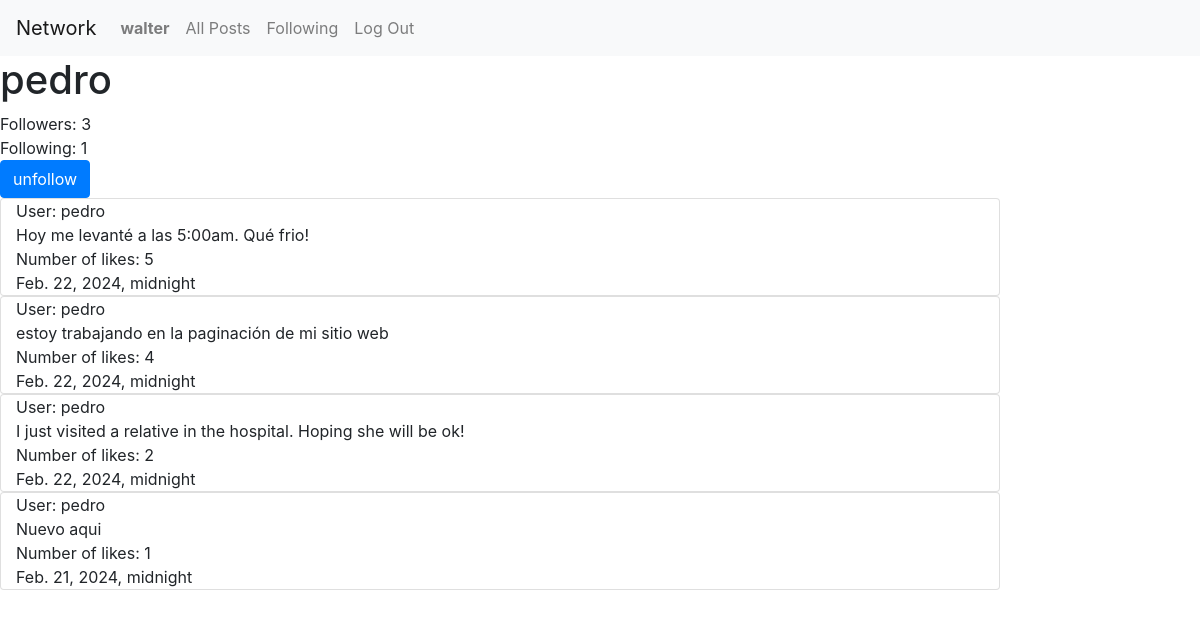
Screenshot of /profile/3 (signed in) with the database file from the repository.
### network/models.py (models this page shows, shortened)
class User(AbstractUser):
    pass
    def __str__(self):
        return self.username

class Post(models.Model):
    user = models.ForeignKey(User, on_delete=models.CASCADE, blank=True, null=True, related_name="poster")
    post = models.CharField(max_length=64)
    date = models.DateTimeField()
    likes = models.IntegerField(default=0)
    liked = models.BooleanField(default=False)

### network/views.py (the view)
# urls.py: path("profile/<int:user_id>", views.profile, name="profile"),
def profile(request, user_id):
    if request.user.is_authenticated:
        user = User.objects.get(pk=user_id)
        posts = Post.objects.filter(user=user_id).order_by('-date')
        following = Follow.objects.filter(user=user)
        followers = Follow.objects.filter(user_follower=user)
        try:
            checkFollow = followers.filter(user=User.objects.get(pk=request.user.id))
            if len(checkFollow) != 0:
                isFollowing = True
            else:
                isFollowing = False
        except:
            isFollowing =False
        paginator = Paginator(posts, 10) #show 2 posts per page
        page_number = request.GET.get('page')
        page_obj = paginator.get_page(page_number)
        return render(request, "network/profile.html", {
            'page_obj': page_obj,
            'userName': user.username,
            'following': following,
            'followers': followers,
            'isFollowing': isFollowing,
            'user_profile': user,
        })
    else:
        posts = Post.objects.filter(user=user_id).order_by('-date')
        return render(request, "network/profile.html", {
            'posts': posts,
        })

### network/templates/network/profile.html (shortened to what this page needs)
{% extends "network/layout.html" %}
{% load static %}
{% block body%}
    {% if user.is_authenticated %}
    <h1>{{userName}}</h1>
    {% else %}
    <h4>Please log in to have full access.</h4>
    {% endif %}
    <div>
        <section>
            Followers: {{ followers.count }}
        </section>
        <section>
            Following: {{ following.count }}
        </section>
        {% if user.is_authenticated %}
         {% if user != user_profile %}
          {% if isFollowing %}
          <form action="{% url 'unfollow' %}" method="post">
            <input type="submit" class="btn btn-primary" value="unfollow">
          </form>
          {% else %}
          <form action="{% url 'follow' %}" method="post">
            {% csrf_token %}
            <input type="hidden" name="userfollow" value="{{ user_profile }}">
            <input type="submit" class="btn btn-primary" value="follow">
          </form>
          {% endif %}
          {% for post in page_obj %}
            <div class="card col-10">
                <div>User: {{ post.user }}</div>
                <div id="">{{ post.post }}</div>
                <div>Number of likes: {{post.likes}}</div>
                <div>{{ post.date }}</div>
            </div>
          {% endfor %}
        {% endif %}
      {% endif %}
  </div>
{% endblock %}

### network/templates/network/layout.html (shortened to what this page needs)
{% load static %}
<!DOCTYPE html>
<html lang="en">
    <head>
        <link rel="stylesheet" href="https://stackpath.bootstrapcdn.com/bootstrap/4.4.1/css/bootstrap.min.css">
        <link href="{% static 'network/styles.css' %}" rel="stylesheet">
    </head>
    <body>
        <nav class="navbar navbar-expand-lg navbar-light bg-light">
            <a class="navbar-brand" href="#">Network</a>
            <div>
              <ul class="navbar-nav mr-auto">
                {% if user.is_authenticated %}
                    <li class="nav-item">
                        <a id="profile" class="nav-link" href="{% url 'profile' user_id=user.id %}"><strong>{{ user.username }}</strong></a>
                    </li>
                {% endif %}
                <li class="nav-item">
                  <a class="nav-link" href="{% url 'index' %}">All Posts</a>
                </li>
                {% if user.is_authenticated %}
                    <li class="nav-item">
                        <a class="nav-link" href="{% url 'following' %}">Following</a>
                    </li>
                    <li class="nav-item">
                        <a class="nav-link" href="{% url 'logout' %}">Log Out</a>
                    </li>
                {% endif %}
              </ul>
            </div>
          </nav>
        <div class="body">
            {% block body %}
            {% endblock %}
        </div>
    </body>
</html>

### rows the page displays
User: username "walter"
User: username "pedro"
Post: user "pedro", post "Hoy me levanté a las 5:00am. Qué frio!", likes "5", date "Feb. 22, 2024, midnight"
Post: user "pedro", post "estoy trabajando en la paginación de mi sitio web", likes "4", date "Feb. 22, 2024, midnight"
Post: user "pedro", post "I just visited a relative in the hospital. Hoping she will be ok!", likes "2", date "Feb. 22, 2024, midnight"
Post: user "pedro", post "Nuevo aqui", likes "1", date "Feb. 21, 2024, midnight"

### other values shown
{{ followers.count }} "3"
{{ following.count }} "1"
